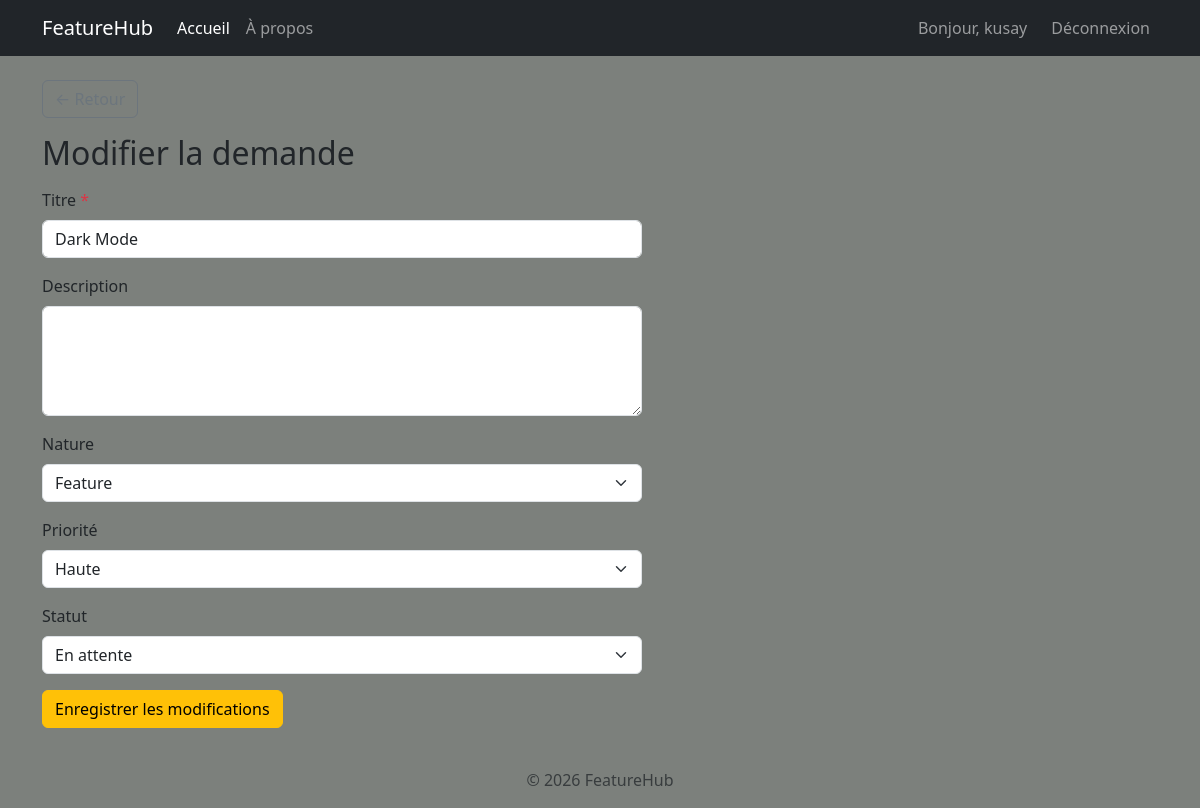
Screenshot of /feature/1/edit (signed in) with the database file from the repository.
### app/models.py (models this page shows, shortened)
class User(UserMixin, db.Model):
    __tablename__ = 'users'
    id            = db.Column(db.Integer, primary_key=True)
    username      = db.Column(db.String(80), unique=True, nullable=False)
    password_hash = db.Column(db.String(128))
    features      = db.relationship('FeatureRequest', backref='author', lazy=True)

class FeatureRequest(db.Model):
    __tablename__ = 'feature_requests'
    id          = db.Column(db.Integer, primary_key=True)
    title       = db.Column(db.String(100), nullable=False)
    description = db.Column(db.Text)
    status      = db.Column(db.String, default='En attente')
    nature      = db.Column(db.String, default='Feature')
    priority    = db.Column(db.String, default='Moyenne')
    created_at  = db.Column(db.DateTime, default=lambda: datetime.now(timezone.utc))
    filename    = db.Column(db.String, nullable=True)
    author_id   = db.Column(db.Integer, db.ForeignKey('users.id')) # clé étrangère

### app/main/routes.py (the view, shortened to what this page needs)
@main.route('/feature/<int:feature_id>/edit', methods=['GET', 'POST'])
@login_required
def edit_feature(feature_id):
    feature = FeatureRequest.query.get_or_404(feature_id)
    if feature.author_id != current_user.id:
        flash("Vous n'avez pas la permission de modifier cette demande.", "danger")
        return redirect(url_for('main.view_feature', feature_id=feature.id))
    return render_template('main/edit_feature.html', feature=feature, active_page='index')

### app/__init__.py (called while the page is built)
def create_app():
    app = Flask(__name__)
    app.config['SECRET_KEY'] = 'featurehub-secret-key'
    app.config['SQLALCHEMY_DATABASE_URI'] = 'sqlite:///featurehub.db'
    app.config['UPLOAD_FOLDER'] = os.path.join(app.root_path, 'static', 'uploads')
    app.config['MAX_CONTENT_LENGTH'] = 2 * 1024 * 1024  # 2 Mo max
    db.init_app(app)
    login_manager.init_app(app)
    login_manager.login_view = 'auth.login'
    @login_manager.user_loader
    def load_user(user_id):
        return User.query.get(int(user_id))
    with app.app_context():
        db.create_all()
    app.register_blueprint(main)
    app.register_blueprint(auth)
    from .api.routes import api
    app.register_blueprint(api)
    return app

### app/templates/main/edit_feature.html (shortened to what this page needs)
{% extends 'base.html' %}
{% block content %}
    <a href="{{ url_for('main.view_feature', feature_id=feature.id) }}" class="btn btn-outline-secondary mb-3">← Retour</a>
    <h2>Modifier la demande</h2>
    <form method="POST" class="mt-3" style="max-width: 600px;">
        <div class="mb-3">
            <label for="title" class="form-label">Titre <span class="text-danger">*</span></label>
            <input type="text" class="form-control" id="title" name="title"
                   value="{{ feature.title }}" maxlength="100" required>
        </div>
        <div class="mb-3">
            <label for="description" class="form-label">Description</label>
            <textarea class="form-control" id="description" name="description" rows="4">{{ feature.description or '' }}</textarea>
        </div>
        <div class="mb-3">
            <label for="nature" class="form-label">Nature</label>
            <select class="form-select" id="nature" name="nature">
                <option value="Feature"      {% if feature.nature == 'Feature' %}selected{% endif %}>Feature</option>
            </select>
        </div>
        <div class="mb-3">
            <label for="priority" class="form-label">Priorité</label>
            <select class="form-select" id="priority" name="priority">
                <option value="Haute"   {% if feature.priority == 'Haute' %}selected{% endif %}>Haute</option>
            </select>
        </div>
        <div class="mb-3">
            <label for="status" class="form-label">Statut</label>
            <select class="form-select" id="status" name="status">
                <option value="En attente" {% if feature.status == 'En attente' %}selected{% endif %}>En attente</option>
            </select>
        </div>
        <button type="submit" class="btn btn-warning">Enregistrer les modifications</button>
    </form>
{% endblock %}

### app/templates/base.html (shortened to what this page needs)
<!DOCTYPE html>
<html lang="fr">
<head>
    <link href="https://cdn.jsdelivr.net/npm/bootstrap@5.3.0/dist/css/bootstrap.min.css" rel="stylesheet">
    <link rel="stylesheet" href="{{ url_for('static', filename='css/style.css') }}">
</head>
<body>
    <nav class="navbar navbar-expand-lg navbar-dark bg-dark">
        <div class="container">
            <a class="navbar-brand" href="{{ url_for('main.index') }}">FeatureHub</a>
            <div class="navbar-nav me-auto">
                <a class="nav-link {% if active_page == 'index' %}active{% endif %}" href="{{ url_for('main.index') }}">Accueil</a>
                <a class="nav-link {% if active_page == 'about' %}active{% endif %}" href="{{ url_for('main.about') }}">À propos</a>
            </div>
            <div class="navbar-nav">
                {% if current_user.is_authenticated %}
                    <span class="navbar-text me-3">Bonjour, {{ current_user.username }}</span>
                    <a class="nav-link" href="{{ url_for('auth.logout') }}">Déconnexion</a>
                {% else %}
                    <a class="nav-link {% if active_page == 'login' %}active{% endif %}" href="{{ url_for('auth.login') }}">Connexion</a>
                    <a class="nav-link {% if active_page == 'register' %}active{% endif %}" href="{{ url_for('auth.register') }}">Inscription</a>
                {% endif %}
            </div>
        </div>
    </nav>
    <main class="container my-4">
        {% block content %}{% endblock %}
    </main>
    <footer class="text-center text-muted py-3">
        {% block footer %}© 2026 FeatureHub{% endblock %}
    </footer>
</body>
</html>

### app/static/css/style.css (style rules this page uses)
body { background-color: #7c807c; }

### rows the page displays
User: username "kusay"
FeatureRequest: title "Dark Mode", nature "Feature", priority "Haute", status "En attente"
